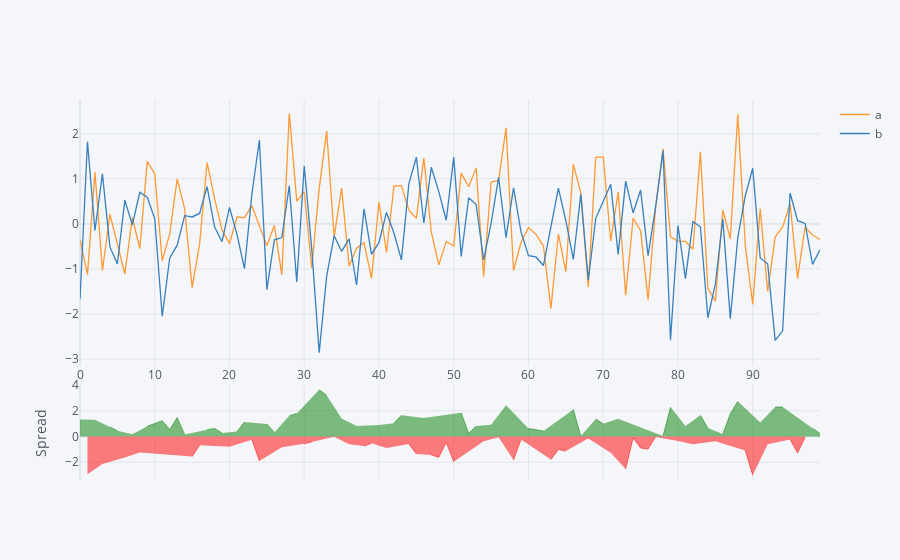

Source (notebook cell):
### Code cell
df[['a','b']].iplot(kind='spread')
